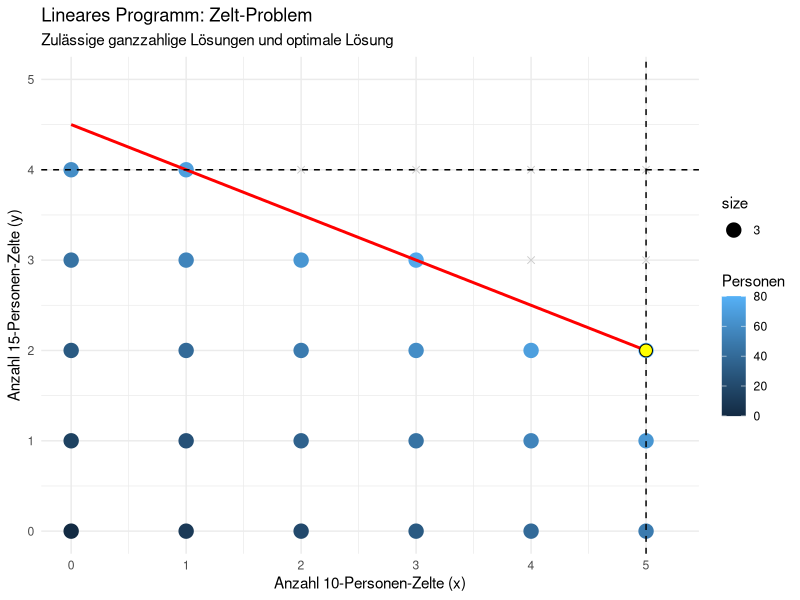

This figure's R source:
rm(list = ls())

# R-Skript zur Lösung des Zelt-Problems

best_persons  <- -1
best_solution <- c(x = NA, y = NA, cost = NA, persons = NA)

for (x in 0:5) {          # 10-Personen-Zelte
  for (y in 0:4) {        # 15-Personen-Zelte
    cost <- 200 * x + 400 * y
    if (cost <= 1800) {
      persons <- 10 * x + 15 * y
      if (persons > best_persons) {
        best_persons  <- persons
        best_solution <- c(x = x, y = y, cost = cost, persons = persons)
      }
    }
  }
}

best_solution


rm(list = ls())
# R-Beispiel mit lpSolve für das Zelt-Problem (Simplex)
# install.packages("lpSolve") # falls nötig

library(lpSolve)
library(ggplot2)

zeltkapazitaet <- c(10, 15)
zeltpreise <- c(200, 400)
budget <- 1800

# Zielfunktionskoeffizienten
obj <- zeltkapazitaet

# Nebenbedingungenmatrix (<= Form):
# 1) x <= 5
# 2) y <= 4
# 3) 200x + 400y <= 1800
A <- matrix(c(1,   0,
              0,   1,
              zeltpreise),
            nrow = 3, byrow = TRUE)

rhs   <- c(5, 4, 1800)
sense <- c("<=", "<=", "<=")

# LP mit Ganzzahligkeit lösen
sol <- lp(direction    = "max",
          objective.in = obj,
          const.mat    = A,
          const.dir    = sense,
          const.rhs    = rhs,
          all.int      = TRUE)

sol$solution   # optimale x, y
sol$objval     # maximale Personenanzahl
sol$status     # 0 bedeutet optimale Lösung gefunden


opt_x <- sol$solution[1]
opt_y <- sol$solution[2]

# Daten für die Nebenbedingungen als Geraden im (x,y)-Diagramm
x_vals <- seq(0, 5, by = 0.1)

# 200x + 400y <= 1800 -> y = (1800 - 200x)/400
line_budget <- data.frame(
  x = x_vals,
  y = (budget - zeltpreise[1] * x_vals) / zeltpreise[2] 
)

# zulässige ganzzahlige Punkte erzeugen
pts <- expand.grid(x = 0:5, y = 0:4)
pts$feasible <- with(pts, zeltpreise[1] * x + zeltpreise[2] * y <= budget)
pts$persons  <- with(pts, 10 * x + 15 * y)

# Plot
p <- ggplot() +
  # zulässige ganzzahlige Punkte
  geom_point(data = subset(pts, feasible),
             aes(x = x, y = y, color = persons, size = 3)) +
  # unzulässige ganzzahlige Punkte
  geom_point(data = subset(pts, !feasible),
             aes(x = x, y = y), color = "grey80", size = 2, shape = 4) +
  # Budgetgerade
  geom_line(data = line_budget,
            aes(x = x, y = y), color = "red", linewidth = 1) +
  # Schranke x = 5
  geom_vline(xintercept = 5, linetype = "dashed") +
  # Schranke y = 4
  geom_hline(yintercept = 4, linetype = "dashed") +
  # Optimale Lösung hervorheben
  geom_point(aes(x = opt_x, y = opt_y),
             color = "black", fill = "yellow", size = 4, shape = 21) +
  labs(x = "Anzahl 10-Personen-Zelte (x)",
       y = "Anzahl 15-Personen-Zelte (y)",
       color = "Personen",
       title = "Lineares Programm: Zelt-Problem",
       subtitle = "Zulässige ganzzahlige Lösungen und optimale Lösung") +
  coord_cartesian(xlim = c(0, 5.2), ylim = c(0, 5.0)) +
  theme_minimal()

print(p)
